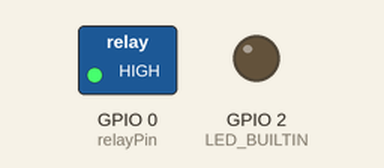
A sketch run on a simulated ESP8266 (NodeMCU). Parts: switched loads named in the sketch (green lamp = pin HIGH), output pins drawn as LEDs (lit = HIGH, except the on-board LED, lit = LOW). WiFi joins after 1.5 s; servers stay silent unless stated; uploads are accepted with an empty reply; what the sketch prints to the serial monitor is not drawn.

Above: at 5.6 s.
At 15.1 s:
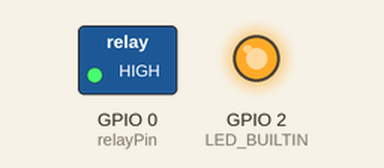
Timing chart, 0 to 16.6 s (numbered marks = the images above):
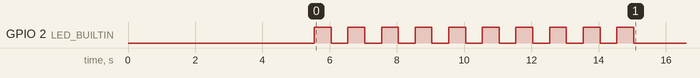

Measured:
- by itself, GPIO 2 (LED_BUILTIN): alternates HIGH for 0.50 s and LOW for 0.50 s, 19 changes in all, then stays LOW

The sketch:

esp01-code-v2.ino
```cpp
#include <ESP8266WiFi.h>
#include <ESP8266HTTPClient.h>
// #include <EEPROM.h>
#include <ArduinoJson.h>

const char* ssid = "AMNET85_1450";
const char* password = "hacker_cmt23";
// const char* ssid = "AMNET85_4095_EXT";
// const char* password = "Godofredo_2";

const char* host = "192.168.101.7";
const char* endpointGet = "/app_atalaia/api2/switches/getone";
// const char* host = "atalaiaproject.000webhostapp.com";
// const char* endpointGet = "/switches/getone";
const int port = 80;

bool relayState = false; // Estado inicial do relé

const int relayPin = 0;
const int ledStatus1 = LOW;
const int ledStatus2 = HIGH;

// Módulos v5 e v4
const int relayStatus1 = HIGH;
const int relayStatus2 = LOW;

// Módulos v1
// const int relayStatus1 = LOW;
// const int relayStatus2 = HIGH;


void setup()
{
  // Inicializando o relé
  pinMode(relayPin, OUTPUT);
  digitalWrite(relayPin, relayStatus1);

  //Acessando o LED
  pinMode(LED_BUILTIN, OUTPUT);

  Serial.begin(9600);
  delay(5000);
  Serial.println("");
  Serial.println("------------------------------");
  Serial.print("Endereço MAC: ");
  Serial.println(WiFi.macAddress());

  // Inicializando a conexão com a internet
  startConnection();
}

void startConnection()
{
  Serial.print("Connecting to WiFi: ");
  Serial.println(ssid);

  // Iniciando o WiFi
  WiFi.begin(ssid, password);

  int counter = 0;
  while (counter < 10) {
    counter++;
    digitalWrite(LED_BUILTIN, ledStatus1);
    delay(500);
    Serial.print(".");
    digitalWrite(LED_BUILTIN, ledStatus2);
    delay(500);
    Serial.print(".");
  }
  Serial.println("");

  if (WiFi.status() == WL_CONNECTED) {
    Serial.println("Successfully connected to WiFi!");
    Serial.print("Local IP Address: ");
    Serial.println(WiFi.localIP());
  } else {
    Serial.println("Connection failed!");
  }
}

void loop()
{
  // Verifica se está conectado
  if (WiFi.status() == WL_CONNECTED) {
    digitalWrite(LED_BUILTIN, ledStatus1);

    relayState = isStatus();
    updateSwitch(relayState);
  } else {
    digitalWrite(LED_BUILTIN, ledStatus2);
    startConnection();
  }

  delay(1000);
}

bool isStatus()
{
  String payload = requestStatus();

  bool status = readPayload(payload);

  return status;
}

String requestStatus()
{
  WiFiClient client;
  HTTPClient http;
  String payload = "";
  String macaddress = WiFi.macAddress();

  // Criando o body da requisição
  DynamicJsonDocument body(1024);
  body["mac_address"] = WiFi.macAddress();
  String bodyString;
  serializeJson(body, bodyString);

  Serial.print("Request Body: ");
  Serial.println(bodyString);

  Serial.println("Requesting switch status to the server...");

  // Tenta se conectar com a API
  if (http.begin(client, host, port, endpointGet)) {
    int httpCode = http.POST(bodyString);

    if (httpCode > 0) {
      payload = http.getString(); // Caso obtenha resposta atualiza a variável
      Serial.print("Request successful: ");
      Serial.println(payload);
    }

    http.end();
  }

  return payload;
}

bool readPayload(String payload)
{
  if (payload == "") {
    Serial.println("Request failed");
    Serial.println("Keeping the same status as before...");
    return relayState;
  }

  // Criando um buffer para armazenar o JSON
  DynamicJsonDocument doc(1024);

  // Fazendo o parsing do JSON
  DeserializationError error = deserializeJson(doc, payload);
  if (error) {
    Serial.print("Failed to parse JSON: ");
    Serial.println(error.c_str());
    Serial.println("Keeping the same status as before...");
    return relayState;
  }

  int status = doc["dados"].containsKey("is_active") ? doc["dados"]["is_active"].as<int>() : 2;

  // Devolvendo o status presente no servidor
  switch (status) {
    case 0:
      Serial.println("Status: The switch is inactive on the server.");
      return false;
    case 1:
      Serial.println("Status: The switch is active on the server.");
      return true;
    default:
      Serial.println("Status: The status of the switch is unknown.");
      Serial.println("Keeping the same status as before...");
      return relayState;
  }
}

void updateSwitch(bool relayState)
{
  if (relayState == true) {
    Serial.println("Sending switch Activation input... ");
    digitalWrite(relayPin, relayStatus2);
  } else {
    Serial.println("Sending switch Deactivation input... ");
    digitalWrite(relayPin, relayStatus1);
  }
}
```
